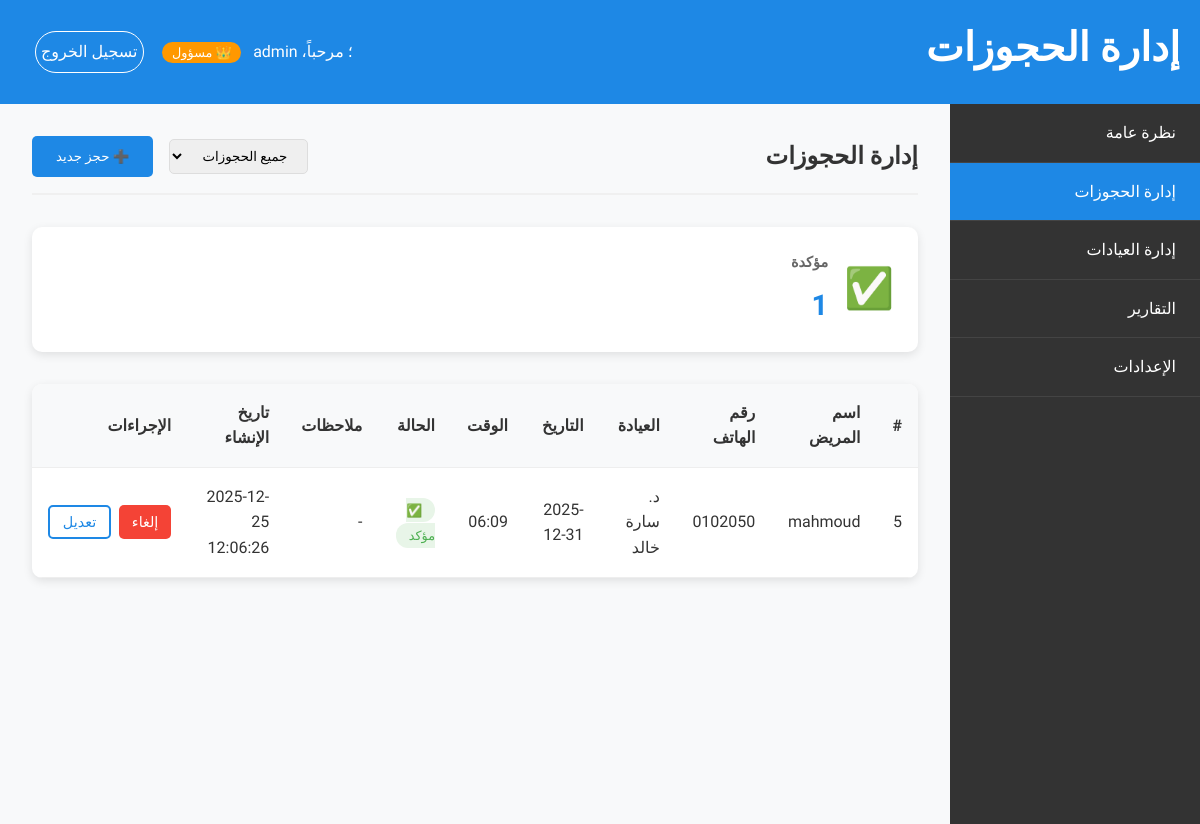
The app's page /appointments (signed in) with its own data.
### tables this page shows
CREATE TABLE appointments
                     (id INTEGER PRIMARY KEY AUTOINCREMENT,
                      patient_name TEXT NOT NULL,
                      patient_phone TEXT NOT NULL,
                      clinic_id INTEGER NOT NULL,
                      appointment_date TEXT NOT NULL,
                      appointment_time TEXT NOT NULL,
                      status TEXT DEFAULT 'pending',
                      notes TEXT,
                      telegram_chat_id TEXT,
                      created_at TIMESTAMP DEFAULT CURRENT_TIMESTAMP,
                      FOREIGN KEY (clinic_id) REFERENCES clinics (id));

CREATE TABLE clinics
                     (id INTEGER PRIMARY KEY AUTOINCREMENT,
                      doctor_name TEXT NOT NULL,
                      specialty TEXT NOT NULL,
                      phone TEXT,
                      email TEXT,
                      address TEXT,
                      working_hours TEXT,
                      telegram_bot_token TEXT,
                      created_at TIMESTAMP DEFAULT CURRENT_TIMESTAMP);

### app.py (the view, shortened to what this page needs)
@app.route('/appointments')
def appointments_management():
    if 'user_id' not in session:
        return redirect(url_for('login'))
    status_filter = request.args.get('status', 'all')
    user_role = session.get('role')
    clinic_id = session.get('clinic_id')
    conn = sqlite3.connect('clinic.db')
    c = conn.cursor()
    if user_role == 'admin':
        if status_filter == 'all':
            c.execute('''SELECT a.id, a.patient_name, a.patient_phone, c.doctor_name,
                        a.appointment_date, a.appointment_time, a.status, a.notes, a.created_at
                        FROM appointments a
                        JOIN clinics c ON a.clinic_id = c.id
                        ORDER BY a.appointment_date DESC, a.appointment_time DESC''')
    appointments = c.fetchall()
    if user_role == 'admin':
        c.execute("SELECT status, COUNT(*) FROM appointments GROUP BY status")
    else:
        c.execute("SELECT status, COUNT(*) FROM appointments WHERE clinic_id = ? GROUP BY status", (clinic_id,))
    status_stats = c.fetchall()
    conn.close()
    return render_template('appointments.html',
                         appointments=appointments,
                         status_filter=status_filter,
                         status_stats=status_stats,
                         active_page='appointments')

### templates/appointments.html (shortened to what this page needs)
<!DOCTYPE html>
<html lang="ar" dir="rtl">
<head>
    <link rel="stylesheet" href="{{ url_for('static', filename='style.css') }}">
</head>
<body class="dashboard">
    <header class="dashboard-header">
        <div class="container">
            <h1>إدارة الحجوزات</h1>
            <div class="user-info">
                <span>؛
                    مرحباً، {{ session.username }}
                    {% if session.role == 'admin' %}
                    <span class="badge badge-admin">👑 مسؤول</span>
                    {% else %}
                    <span class="badge badge-clinic">💊 عيادة</span>
                    {% endif %}
                </span>
                <a href="/logout" class="btn btn-outline">تسجيل الخروج</a>
            </div>
        </div>
    </header>
    <div class="dashboard-container">
        <aside class="sidebar">
            <nav>
                <ul>
                    <li><a href="/dashboard">نظرة عامة</a></li>
                    <li class="active"><a href="/appointments">إدارة الحجوزات</a></li>
                    {% if session.role == 'admin' %}
                    <li><a href="/clinics">إدارة العيادات</a></li>
                    {% endif %}
                    <li><a href="/reports">التقارير</a></li>
                    <li><a href="/settings">الإعدادات</a></li>
                </ul>
            </nav>
        </aside>
        <main class="dashboard-content">
            <div class="page-header">
                <h2>إدارة الحجوزات</h2>
                <div class="header-actions">
                    <div class="filters">
                        <select id="statusFilter" onchange="filterAppointments()">
                            <option value="all" {% if status_filter=='all' %}selected{% endif %}>جميع الحجوزات</option>
                        </select>
                    </div>
                    <button class="btn btn-primary" onclick="showAddAppointmentModal()">➕ حجز جديد</button>
                </div>
            </div>
            <div class="stats-grid">
                {% for stat in status_stats %}
                <div class="stat-card">
                    <div class="stat-icon">
                        {% if stat[0] == 'pending' %}⏳
                        {% elif stat[0] == 'confirmed' %}✅
                        {% else %}❌{% endif %}
                    </div>
                    <div class="stat-info">
                        <h3>
                            {% if stat[0] == 'pending' %}قيد الانتظار
                            {% elif stat[0] == 'confirmed' %}مؤكدة
                            {% else %}ملغية{% endif %}
                        </h3>
                        <p class="stat-number">{{ stat[1] }}</p>
                    </div>
                </div>
                {% endfor %}
            </div>
            <div class="table-container">
                <table>
                    <thead>
                        <tr>
                            <th>#</th>
                            <th>اسم المريض</th>
                            <th>رقم الهاتف</th>
                            {% if session.role == 'admin' %}
                            <th>العيادة</th>
                            {% endif %}
                            <th>التاريخ</th>
                            <th>الوقت</th>
                            <th>الحالة</th>
                            <th>ملاحظات</th>
                            <th>تاريخ الإنشاء</th>
                            <th>الإجراءات</th>
                        </tr>
                    </thead>
                    <tbody>
                        {% for appointment in appointments %}
                        <tr>
                            <td>{{ appointment[0] }}</td>
                            <td>{{ appointment[1] }}</td>
                            <td>{{ appointment[2] }}</td>
                            {% if session.role == 'admin' %}
                            <td>{{ appointment[3] }}</td>
                            {% endif %}
                            <td>{{ appointment[4] }}</td>
                            <td>{{ appointment[5] }}</td>
                            <td>
                                <span class="status status-{{ appointment[6] }}">
                                    {% if appointment[6] == 'pending' %}⏳ قيد الانتظار
                                    {% elif appointment[6] == 'confirmed' %}✅ مؤكد
                                    {% else %}❌ ملغى{% endif %}
                                </span>
                            </td>
                            <td>{{ appointment[7] or '-' }}</td>
                            <td>{{ appointment[8] }}</td>
                            <td>
                                <div class="actions">
                                    {% if appointment[6] != 'cancelled' %}
                                    <button class="btn btn-sm btn-danger"
                                        onclick="updateAppointmentStatus('{{ appointment[0] }}', 'cancelled')">إلغاء</button>
                                    {% endif %}
                                    <button class="btn btn-sm btn-secondary"
                                        onclick="editAppointment('{{ appointment[0] }}')">تعديل</button>
                                </div>
                            </td>
                        </tr>
                        {% endfor %}
                    </tbody>
                </table>
            </div>
        </main>
    </div>
</body>
</html>

### static/style.css (style rules this page uses)
* { margin: 0; padding: 0; box-sizing: border-box; }
body { font-family: 'Tajawal', sans-serif; line-height: 1.6; color: #333; background-color: #f8f9fa; }
.container { max-width: 1200px; margin: 0 auto; padding: 0 20px; }
header { background: linear-gradient(135deg, #1e88e5, #0d47a1); color: white; padding: 2rem 0; text-align: center; }
header h1 { font-size: 2.5rem; margin-bottom: 0.5rem; }
.btn { display: inline-block; padding: 0.8rem 1.5rem; border: none; border-radius: 5px; text-decoration: none; font-weight: 500; cursor: pointer; transition: all 0.3s ease; font-family: 'Tajawal', sans-serif; }
.btn-primary { background: #1e88e5; color: white; }
.btn-secondary { background: transparent; color: #1e88e5; border: 2px solid #1e88e5; }
.btn-outline { background: transparent; color: white; border: 1px solid white; margin:0 15px; border-radius: 25px; padding: 7px 5px; }
.btn-danger { background: #f44336; color: white; }
.btn-sm { padding: 0.4rem 0.8rem; font-size: 0.9rem; }
.dashboard-header { background: #1e88e5; color: white; padding: 1rem 0; }
.dashboard-header .container { display: flex; justify-content: space-between; align-items: center; }
.dashboard-container { display: flex; min-height: calc(100vh - 80px); }
.sidebar { width: 250px; background: #333; color: white; }
.sidebar nav ul { list-style: none; }
.sidebar nav li { border-bottom: 1px solid #444; }
.sidebar nav a { display: block; padding: 1rem 1.5rem; color: white; text-decoration: none; transition: background 0.3s ease; }
.sidebar nav a:hover, .sidebar nav li.active a { background: #1e88e5; }
.dashboard-content { flex: 1; padding: 2rem; }
.stats-grid { display: grid; grid-template-columns: repeat(auto-fit, minmax(200px, 1fr)); gap: 1.5rem; margin-bottom: 2rem; }
.stat-card { background: white; padding: 1.5rem; border-radius: 10px; box-shadow: 0 3px 10px rgba(0,0,0,0.1); display: flex; align-items: center; gap: 1rem; }
.stat-icon { font-size: 2.5rem; }
.stat-info h3 { font-size: 0.9rem; color: #666; margin-bottom: 0.5rem; }
.stat-number { font-size: 1.8rem; font-weight: bold; color: #1e88e5; }
.table-container { background: white; border-radius: 10px; overflow: hidden; box-shadow: 0 3px 10px rgba(0,0,0,0.1); }
table { width: 100%; border-collapse: collapse; }
th, td { padding: 1rem; text-align: right; border-bottom: 1px solid #eee; }
th { background: #f8f9fa; font-weight: 600; }
.status { padding: 0.3rem 0.8rem; border-radius: 20px; font-size: 0.8rem; font-weight: 500; }
.status-confirmed { background: #e8f5e8; color: #4caf50; }
.actions { display: flex; gap: 0.5rem; }
.page-header { display: flex; justify-content: space-between; align-items: center; margin-bottom: 2rem; padding-bottom: 1rem; border-bottom: 2px solid #f0f0f0; }
.page-header h2 { color: #333; margin: 0; }
.filters { display: flex; gap: 1rem; align-items: center; }
.filters select { padding: 0.5rem 1rem; border: 1px solid #ddd; border-radius: 5px; font-family: 'Tajawal', sans-serif; }
.table-container { background: white; border-radius: 10px; overflow: hidden; box-shadow: 0 3px 10px rgba(0,0,0,0.1); margin-top: 1rem; }
th { background: #f8f9fa; font-weight: 600; color: #333; }

### templates/appointments.html (style rules this page uses)
.header-actions { display: flex; gap: 1rem; align-items: center; }
.badge { padding: 0.2rem 0.6rem; border-radius: 15px; font-size: 0.8rem; margin-right: 0.5rem; }
.badge-admin { background: #ff9800; color: white; }

### records on screen
appointments: id "5", patient_name "mahmoud", patient_phone "0102050", doctor_name "د. سارة خالد", appointment_date "2025-12-31", appointment_time "06:09", status "✅ مؤكد", notes "-", created_at "2025-12-25 12:06:26"

### other values on screen
{{ stat[1] }} "1"
